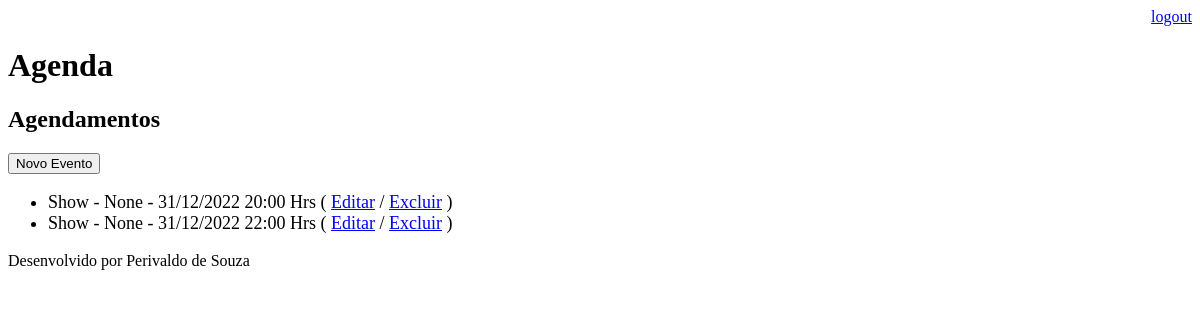
The page /agenda/ (signed in) on the database as committed earlier.
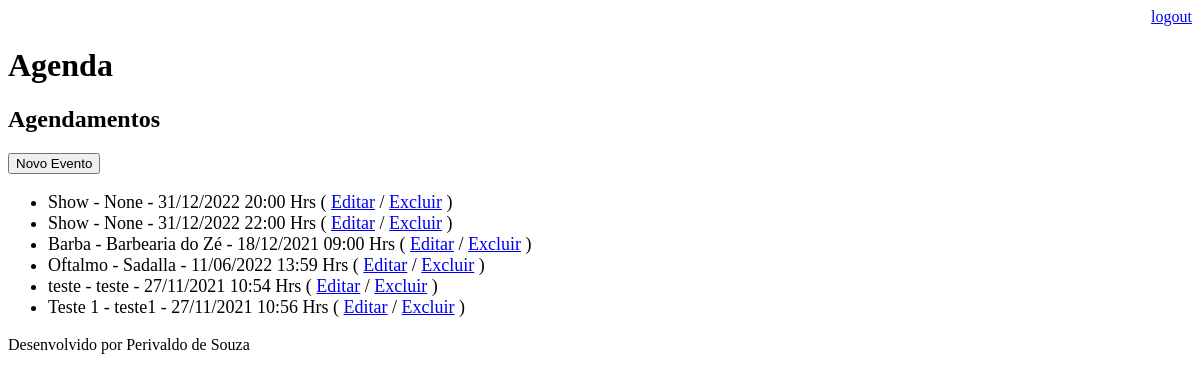
The same page on the database as committed later.
### core/models.py (models this page shows, shortened)
class Evento(models.Model):
    titulo = models.CharField(max_length=100)
    derscricao = models.TextField(blank=True, null=True)
    data_evento = models.DateTimeField(verbose_name='Data do Evento')
    local = models.CharField(max_length=100, blank=True, null=True)
    data_criacao = models.DateTimeField(auto_now=True)
    usuario = models.ForeignKey(User, on_delete=models.CASCADE)
    class Meta:
        db_table = "evento"
    def get_data_evento(self):
        return self.data_evento.strftime('%d/%m/%Y %H:%M Hrs')
    def get_evento_atrasado(self):
        if self.data_evento < datetime.now():
            return True
        else:
            return False

### core/views.py (the view)
# urls.py: path('agenda/', views.lista_eventos),
@login_required(login_url='/login/')
def lista_eventos(request):
    usuario = request.user
    data_atual = datetime.now() - timedelta(hours=1)
    evento = Evento.objects.filter(usuario=usuario,
                                   data_evento__gt=data_atual)
    dados = {'eventos': evento}  # cria um dicionário
    return render(request, 'agenda.html', dados)

### templates/agenda.html (shortened to what this page needs)
{% extends "model-page.html" %}
{% block content %}
    <h2>Agendamentos</h2>
    <a href="evento/">
        <button type="button">Novo Evento</button>
    </a>
    <ul style="font-size: 18px">
        {% for evento in eventos %}
            <li>
                <div style=>
                    {{evento.titulo}} - {{evento.local}} - {{evento.get_data_evento}}
                    ( <a href="evento/?id={{ evento.id }}">Editar</a>
                    / <a href="evento/delete/{{ evento.id }}/">Excluir</a> )
                </div>
            </li>
        {% endfor %}
    </ul>
{% endblock %}

### templates/model-page.html
<!DOCTYPE html>
<html lang="en">
<head>
    {% include "model-header.html" %}
</head>
<body>
    {% block content %} {% endblock %}
    {% include "model-footer.html" %}
</body>
</html>

### templates/model-header.html (shortened to what this page needs)
    <div align="right">
        <a href="/logout">logout</a>
    </div>
    <h1>Agenda</h1>

### templates/model-footer.html
<p>Desenvolvido por Perivaldo de Souza</p>

Rows that differ between the two databases and show on the page:
added Evento: titulo "Barba", local "Barbearia do Zé", get_data_evento "18/12/2021 09:00 Hrs"
added Evento: titulo "Oftalmo", local "Sadalla", get_data_evento "11/06/2022 13:59 Hrs"
added Evento: titulo "teste", local "teste", get_data_evento "27/11/2021 10:54 Hrs"
added Evento: titulo "Teste 1", local "teste1", get_data_evento "27/11/2021 10:56 Hrs"
